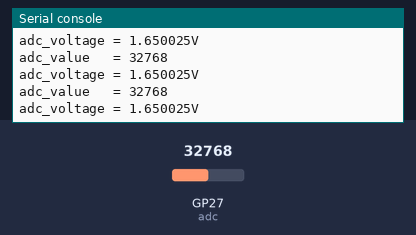
The program below on a simulated Raspberry Pi Pico running MicroPython. Parts: the last lines printed to the serial console. The inputs (shaded band) are chosen by the test bench; at power-on: GP27 (adc) = 32768 (analog values on the 0–65535 scale).

Above: at 1.2 s.
1.3 s: GP27 (adc) set to 45874
At 1.9 s:
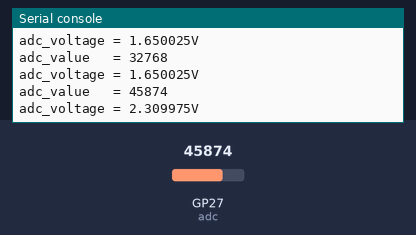
2.8 s: GP27 (adc) set to 57670
At 3.4 s:
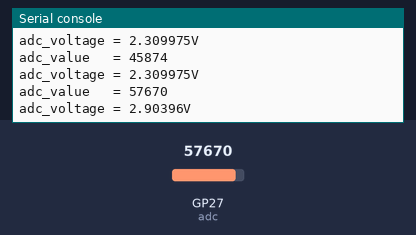
Timing chart, 0 to 5.8 s (numbered marks = the images above; inputs shaded):
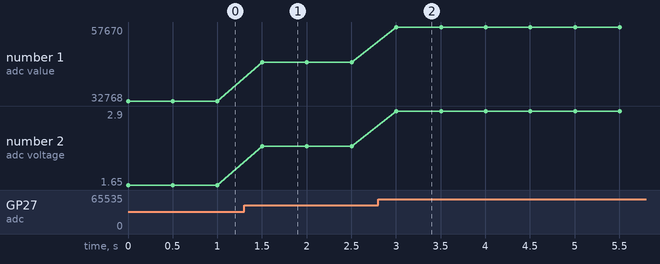

Measured:
- after the input at 1.3 s, the serial console: prints a new line after 0.20 s (image 1)
- after the input at 2.8 s, the serial console: prints a new line after 0.20 s (image 2)
- plotted number 1: 32768 → 45874 after the input at 1.3 s, 45874 → 57670 after the input at 2.8 s
- plotted number 2: 1.65 → 2.31 after the input at 1.3 s, 2.31 → 2.9 after the input at 2.8 s

The program:

sensor_light.py
```python
# Read a light sensor
# LDR connected to pin GP27 + ground

from machine import ADC, Pin
import time

adc = ADC(Pin(27))

while True:
    adc_value = adc.read_u16()
    print("adc_value   =", adc_value)
    adc_voltage = adc_value * (3.3 / (65535))
    print("adc_voltage = {}V ".format(adc_voltage))
    time.sleep_ms(500)
```
